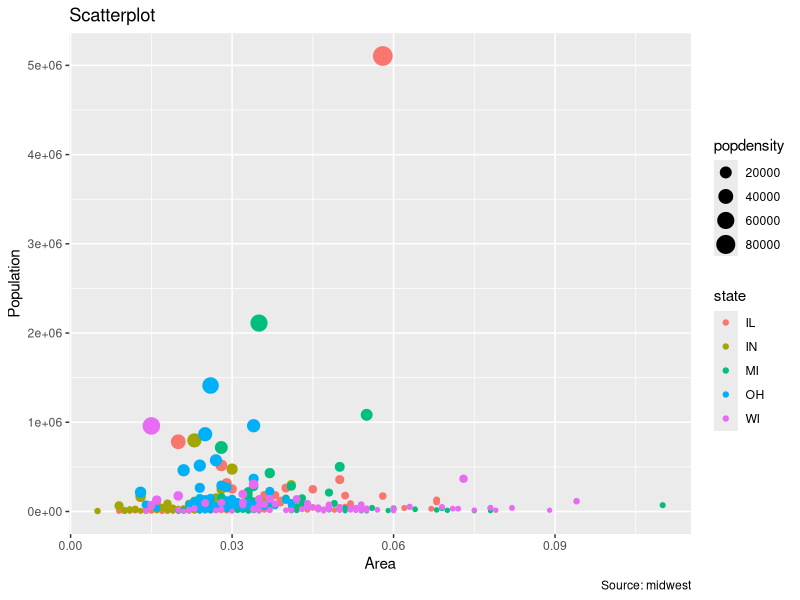

Reproduce this figure in R.
# Variable assignment
myX <- 5
myX

# Create a vector
myvector <- c(3,5,7)
myvector

# Data Type: List
myvector <- c(3,"Tp53",7)
myvector

# Data Type: Factors
gender <- c("male", "male", "female", "female", "female")
gender <- factor(gender)
gender

# Data Type: Matrix
mymatrix <- matrix(c(1:6), nrow=3, ncol=2)
mymatrix

# Data Type: Dataframe
mydataframe <- as.data.frame(mymatrix)
mydataframe

# Data Type: Dataframe: Columns name
names(mydataframe) <- c("col1",  "col2")
mydataframe

# Data Type: Dataframe: Rows name
row.names(mydataframe) <- mydataframe[,1]
mydataframe

# Data Wrangling: Indexing
mymatrix <- matrix(c(1:6), nrow=3, ncol=2)
mymatrix 

# Indexing: Returns element in row 1 and column 2
mymatrix[1,2]

# Indexing: return all elements in row 1
mymatrix[1,]

# Indexing: return all elements in column 1
mymatrix[,1] 

# Data Wrangling: Change Data Type
myvector <- c(3,5,7)
myvector
myvector <- as.character(myvector)
myvector

# Data Wrangling: Apply function - row sums
apply(mymatrix,1,sum)

# Data Wrangling: Apply function - column sums
apply(mymatrix,2,sum)

# Operators: Arithmetic
3+5 #Addition
3-1 #Substration
5*5 #Multiplication
10/2 #Division
3^2 #Exponent
9%%2 #Module(remainder)

# Data import from text file
# mydata <- read.table(file="MyFile",header=TRUE,sep=",")
# head(mydata)

# Data import from Excel
# install.packages("xlsx") #Install package if needed
# library("xlsx")
# mydata <- read.xlsx("myexcel.xlsx",sheetIndex=1) #Read in the 1st worksheet
# mydata <- read.xlsx("myexcel.xlsx",sheetName="mysheet") #Read worksheet named "mysheet"

# Data export
# write.table(x=mydataframe,file="MyFile.txt",sep="\t")

# Workspace: save image 
save.image(file="introR.RData")

# Exercise: Import Data
mydf <- read.table("data/Rcoursetestdata1.csv", header=TRUE,  row.names=1, sep=",")
head(mydf)

# Exercise: Basic Stats
summary(mydf)

# Exercise: Transposing Data
mymatrix <- as.matrix(mydf)
myTmatrix<- t(mymatrix) #t as for transponse
myTdf <- as.data.frame(myTmatrix) #as data frame again

# Exercise: to explore later (ggplot2)
## Install and Load ggplot2
install.packages("ggplot2") #Install if needed
library("ggplot2")

## Load some data
data("midwest",package="ggplot2")

## Plotting
gg <- ggplot(midwest, aes(x=area, y=poptotal)) + 
   geom_point(aes(col=state, size=popdensity)) + 
   labs(y="Population", 
       x="Area", 
       title="Scatterplot", 
       caption = "Source: midwest")
gg
